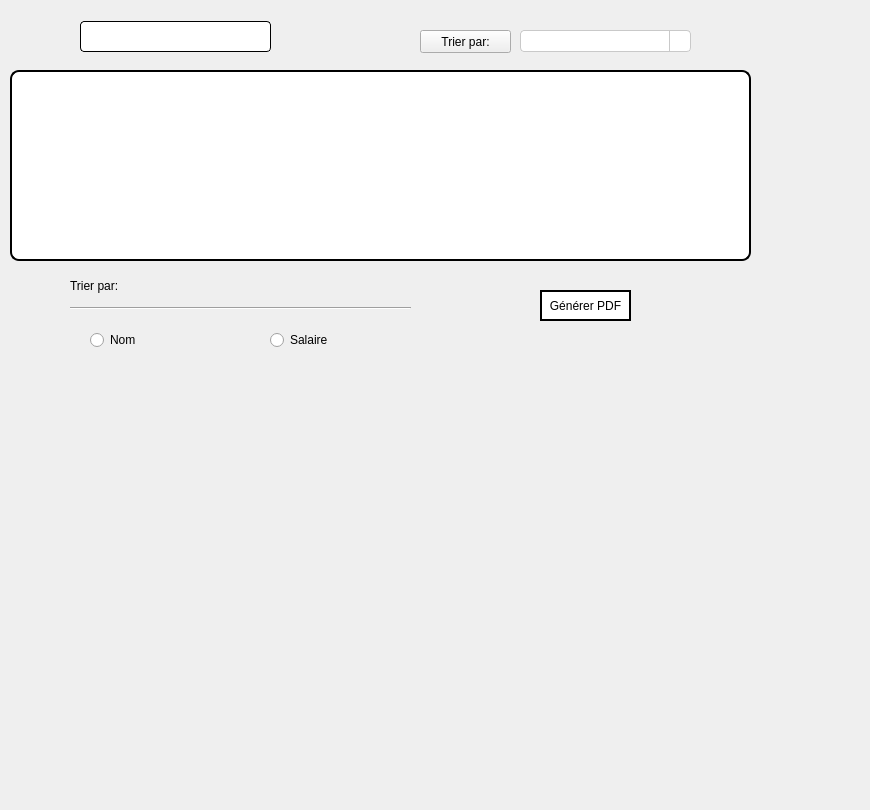
      <widget class="QWidget" name="afficher_4">
       <attribute name="title">
        <string>Afficher les employés</string>
       </attribute>
       <widget class="QTableView" name="tableEmployes_4">
        <property name="geometry">
         <rect>
          <x>10</x>
          <y>70</y>
          <width>741</width>
          <height>191</height>
         </rect>
        </property>
        <property name="styleSheet">
         <string notr="true">
QTableView {
background-color: #ffffff;
border: 2px solid #000000;
border-radius: 9px;
selection-background-color: #1e90ff;
selection-color: #ffffff;
}

QHeaderView::section {
background-color: #f0f0f0;
border: 9px solid #000000;
border-radius: 4px;
padding: 4px;
}</string>
        </property>
       </widget>
       <widget class="QLabel" name="label_158">
        <property name="geometry">
         <rect>
          <x>70</x>
          <y>270</y>
          <width>131</width>
          <height>31</height>
         </rect>
        </property>
        <property name="styleSheet">
         <string notr="true">font: 87 8pt &quot;Segoe UI Black&quot;;</string>
        </property>
        <property name="text">
         <string>Trier par:</string>
        </property>
       </widget>
       <widget class="Line" name="line_7">
        <property name="geometry">
         <rect>
          <x>70</x>
          <y>300</y>
          <width>341</width>
          <height>16</height>
         </rect>
        </property>
        <property name="orientation">
         <enum>Qt::Horizontal</enum>
        </property>
       </widget>
       <widget class="QLineEdit" name="lineEdit_Recherche_4">
        <property name="geometry">
         <rect>
          <x>80</x>
          <y>21</y>
          <width>191</width>
          <height>31</height>
         </rect>
        </property>
        <property name="styleSheet">
         <string notr="true">QLineEdit {
background-color: #ffffff;
border: 1px solid #000000;
border-radius: 4px;
padding: 4px;
}

QLineEdit:hover {
border-color: #1e90ff;
}

QLineEdit:focus {
border-color: #1e90ff;
}</string>
        </property>
        <property name="text">
         <string/>
        </property>
       </widget>
       <widget class="QPushButton" name="pushButton_Excel_4">
        <property name="geometry">
         <rect>
          <x>680</x>
          <y>280</y>
          <width>41</width>
          <height>41</height>
         </rect>
        </property>
        <property name="styleSheet">
         <string notr="true">#pushButton_ModifierEmploye{


border:none;}</string>
        </property>
        <property name="text">
         <string/>
        </property>
        <property name="icon">
         <iconset>
          <normaloff>../../../Downloads/Desktop-App-master/Desktop-App-master/C/image/Excel.png</normaloff>../../../Downloads/Desktop-App-master/Desktop-App-master/C/image/Excel.png</iconset>
        </property>
        <property name="iconSize">
         <size>
          <width>50</width>
          <height>50</height>
         </size>
        </property>
        <property name="flat">
         <bool>true</bool>
        </property>
       </widget>
       <widget class="QRadioButton" name="tri_4">
        <property name="geometry">
         <rect>
          <x>90</x>
          <y>330</y>
          <width>131</width>
          <height>20</height>
         </rect>
        </property>
        <property name="styleSheet">
         <string notr="true">font: 87 8pt &quot;Segoe UI Black&quot;;</string>
        </property>
        <property name="text">
         <string>Nom</string>
        </property>
       </widget>
       <widget class="QRadioButton" name="tri2_4">
        <property name="geometry">
         <rect>
          <x>270</x>
          <y>330</y>
          <width>141</width>
          <height>20</height>
         </rect>
        </property>
        <property name="styleSheet">
         <string notr="true">font: 87 8pt &quot;Segoe UI Black&quot;;</string>
        </property>
        <property name="text">
         <string>Salaire</string>
        </property>
       </widget>
       <widget class="QLabel" name="label_205">
        <property name="geometry">
         <rect>
          <x>-130</x>
          <y>-300</y>
          <width>861</width>
          <height>801</height>
         </rect>
        </property>
        <property name="text">
         <string/>
        </property>
        <property name="pixmap">
         <pixmap resource="fond.qrc">:/Plan de travail 1@3x.png</pixmap>
        </property>
       </widget>
       <widget class="QLabel" name="label_4">
        <property name="geometry">
         <rect>
          <x>-170</x>
          <y>-20</y>
          <width>241</width>
          <height>101</height>
         </rect>
        </property>
        <property name="text">
         <string/>
        </property>
        <property name="pixmap">
         <pixmap resource="fond.qrc">:/search.png</pixmap>
        </property>
       </widget>
       <widget class="QPushButton" name="generer_pdf_8">
        <property name="geometry">
         <rect>
          <x>540</x>
          <y>290</y>
          <width>91</width>
          <height>31</height>
         </rect>
        </property>
        <property name="styleSheet">
         <string notr="true">QPushButton {
border: 2px solid black;
font: 87 7pt &quot;Segoe UI Black&quot;;
	background-color: rgb(255, 255, 255);

}</string>
        </property>
        <property name="text">
         <string>Générer PDF</string>
        </property>
       </widget>
       <widget class="QComboBox" name="A_comboBox_8">
        <property name="geometry">
         <rect>
          <x>520</x>
          <y>30</y>
          <width>171</width>
          <height>22</height>
         </rect>
        </property>
        <property name="styleSheet">
         <string notr="true">QComboBox {
background-color: #ffffff;
border: 1px solid #c9c9c9;
border-radius: 4px;
padding: 4px;
min-width: 6em;
}

QComboBox::drop-down {
subcontrol-origin: padding;
subcontrol-position: top right;
width: 20px;
border-left-width: 1px;
border-left-color: #c9c9c9;
border-left-style: solid;
border-top-right-radius: 4px;
border-bottom-right-radius: 4px;
}

QComboBox::down-arrow {
image: url(:/down_arrow.png);
}

QComboBox:hover {
border-color: #1e90ff;
}

QComboBox:focus {
border-color: #1e90ff;
}</string>
        </property>
       </widget>
       <widget class="QPushButton" name="trierf_8">
        <property name="geometry">
         <rect>
          <x>420</x>
          <y>30</y>
          <width>91</width>
          <height>23</height>
         </rect>
        </property>
        <property name="styleSheet">
         <string notr="true">font: 87 8pt &quot;Segoe UI Black&quot;;</string>
        </property>
        <property name="text">
         <string>Trier par:</string>
        </property>
       </widget>
       <zorder>label_205</zorder>
       <zorder>tableEmployes_4</zorder>
       <zorder>label_158</zorder>
       <zorder>line_7</zorder>
       <zorder>lineEdit_Recherche_4</zorder>
       <zorder>pushButton_Excel_4</zorder>
       <zorder>tri_4</zorder>
       <zorder>tri2_4</zorder>
       <zorder>label_4</zorder>
       <zorder>generer_pdf_8</zorder>
       <zorder>A_comboBox_8</zorder>
       <zorder>trierf_8</zorder>
      </widget>
